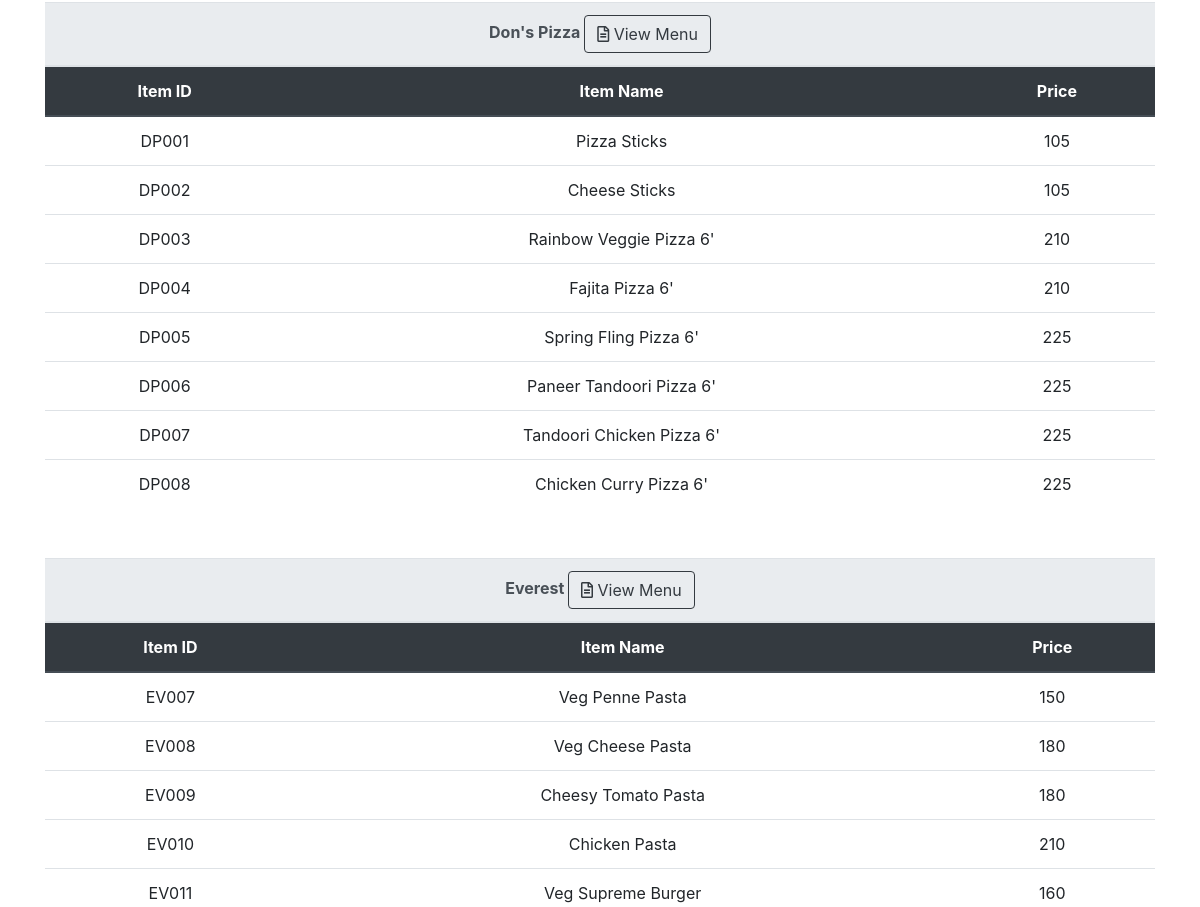
The app's page /italian.php (signed in, middle part), older data.
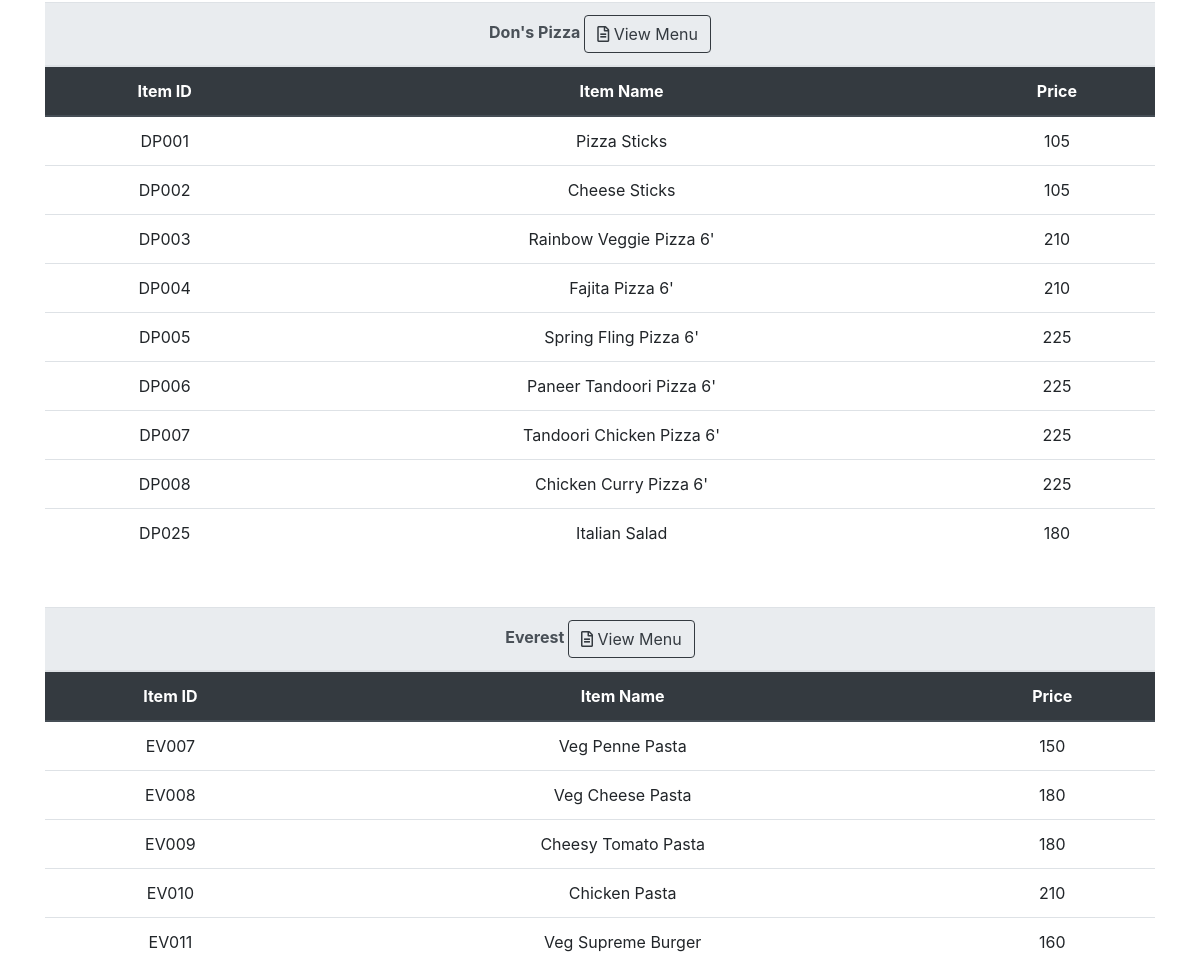
The same page, newer data.
### tables this page shows
CREATE TABLE `restaurant` (
  `u_name` varchar(40) DEFAULT NULL,
  `r_name` varchar(20) DEFAULT NULL,
  `address` varchar(60) DEFAULT NULL,
  `contact` varchar(20) DEFAULT NULL,
  `rating` float DEFAULT '0',
  `r_id` varchar(10) NOT NULL,
  `no_of_rating` int(20) DEFAULT '0'
);

CREATE TABLE `3` (
  `ITEM_ID` char(5) NOT NULL,
  `ITEM_NAME` varchar(30) DEFAULT NULL,
  `PRICE` float DEFAULT NULL,
  `CUISINE_TYPE` varchar(20) DEFAULT NULL,
  `Availability` varchar(15) NOT NULL
);

CREATE TABLE `4` (
  `ITEM_ID` char(5) NOT NULL,
  `ITEM_NAME` varchar(30) DEFAULT NULL,
  `PRICE` float DEFAULT NULL,
  `CUISINE_TYPE` varchar(20) DEFAULT NULL,
  `Availability` varchar(15) NOT NULL
);

### italian.php (the view, shortened to what this page needs)
<!doctype html>
<html>
    <head>
        <link rel="stylesheet" href="https://ajax.googleapis.com/ajax/libs/jqueryui/1.12.1/themes/smoothness/jquery-ui.css">
        <link rel="stylesheet" href="https://stackpath.bootstrapcdn.com/bootstrap/4.3.1/css/bootstrap.min.css">
        <link rel="stylesheet" href="https://use.fontawesome.com/releases/v5.7.2/css/all.css">
        <link rel="stylesheet" type="text/css" href="css/style.css">
 <?php
    if(empty($_SESSION['name']))
    {
        header("Location:login.php");
    }
    else if($_SESSION['type']==2)
    {
 ?>
    </head>
    <body>
        <?php
                $servername = "localhost";
                $username = "root";
                $password = "4956";
                $dbname = "foodi";
                $conn = new mysqli($servername, $username, $password, $dbname);
                $sql = "SELECT * FROM restaurant";
                $result = $conn->query($sql);
                while ($row = $result->fetch_array(MYSQLI_ASSOC)) {
                        $field1name = $row['r_id'];
                        $field2name = $row['r_name'];
                ?>
                    <div id="table" class="container text-center">
                          <table class="table">
                            <thead>
                             <tr class="thead-light">
                              <th colspan='4'><?php echo $field2name; ?>     <button type="button" class="btn btn-outline-dark"><i class="far fa-file-alt"></i> View Menu</button></th>
                             </tr>
                             <tr  class="thead-dark">
                              <th scope="col">Item ID</th>
                              <th scope="col">Item Name</th>
                              <th scope="col">Price</th>
                            </tr>
                          </thead>
                          <tbody>
                            <?php
                                $sql1 = "SELECT * FROM `".  $field1name ."` WHERE CUISINE_TYPE='Italian' and Availability='Available'";
                                $result1 = $conn->query($sql1);
                                while ($row1 = $result1->fetch_array(MYSQLI_ASSOC)) {
                                    $field11name = $row1['ITEM_ID'];
                                    $field22name = $row1['ITEM_NAME'];
                                    $field33name = $row1['PRICE'];
                                    echo '<tr>
                                              <td>'.$field11name.'</td>
                                              <td>'.$field22name.'</td>
                                              <td>'.$field33name.'</td>' ?>
                                            <?php  echo '</tr>';
                                }
                            ?>
                        </tbody>
                    </table>
                   </div>
        <?php }
        ?>
    </body><?php }
	else
	{
		header("Location:access_deny.html");
	}
	?>
</html>

Row changes from the older to the newer data that the page shows:
added 3: ITEM_ID "DP025", ITEM_NAME "Italian Salad", PRICE "180", shown under restaurant "Don's Pizza"
